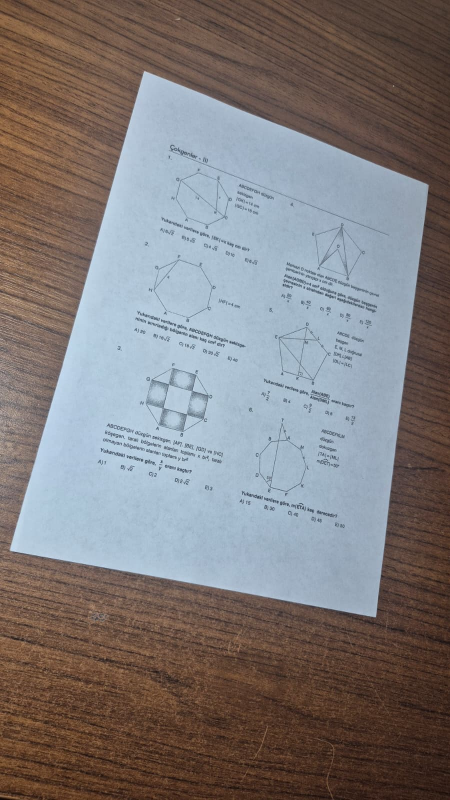
%> input picture test_images/bolum1/55cc095f-9e84-4264-9a98-650a31754dec.jfif, 900 x 1600 px (shown at 1/2 size)
$ octave bolum1_evrak.m   (GNU Octave 9; MATLAB toolbox functions it lacks are replaced by stand-ins)
%> lines starting %> are read from the running program, lines starting %| are printed output that depends on the picture; in (x1, y1, x2, y2) boxes, pixels count from 0 and x2, y2 are one past the last pixel; in counts of white or black regions, pixels touching at a corner belong together; the program's own positions count from 1
% bolum1_evrak.m - Evrak Görüntüsünün İşlenmesi
% Bu script, uygun bir zemin üzerine konulmuş evrakın kenarlarını bulur,
% perspektifini düzeltir ve okunabilirliğini artırır.

% Image paketini yükle
pkg load image;

disp('Lutfen islenecek evrak goruntusunu secin...');
[dosya, yol] = uigetfile({'*.jpg;*.png;*.jpeg;*.jfif', 'Resim Dosyalari'});
%> the answer given: test_images/bolum1/55cc095f-9e84-4264-9a98-650a31754dec.jfif
if isequal(dosya, 0)
    error('Dosya secilmedi! Program sonlandiriliyor.');
end

% Görüntüyü oku
img = imread(fullfile(yol, dosya));
%> img is the input picture: size 1600x900x3 uint8; mean R, G, B 127.1, 122, 122.1
[h, w, ~] = size(img);
%> h = 1600; w = 900

% 1. Gri Seviyeye Dönüştürme ve Maske Oluşturma
gri_orj = rgb2gray(img);
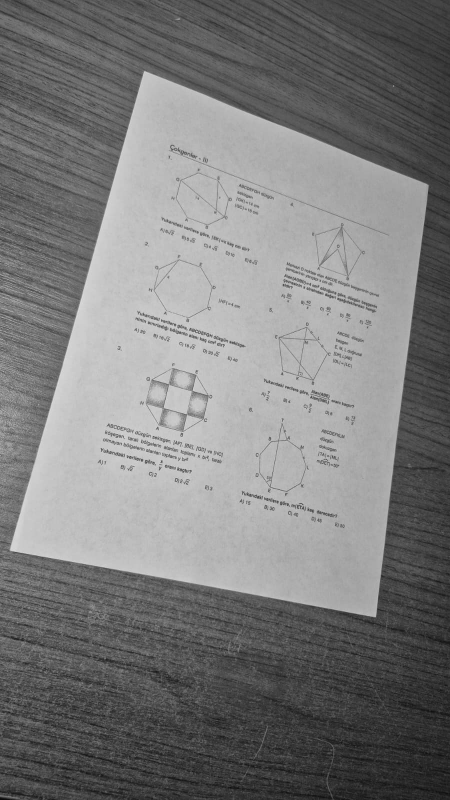
%> gri_orj: size 1600x900 uint8 (shown at 1/2 size); min 7, max 229, mean 123.5
esik_orj = graythresh(gri_orj);
%> esik_orj = 0.51
bw = im2bw(gri_orj, esik_orj);
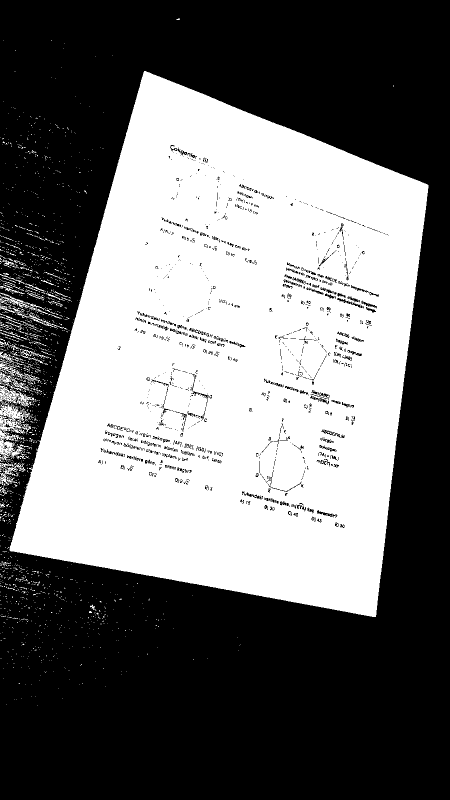
%> bw: size 1600x900 logical (shown at 1/2 size); 43.6% white; 1872 white regions (1789 under 20 px), largest, box (x1, y1, x2, y2) and area: (19, 142, 857, 1234) 611350, (0, 771, 68, 924) 4308, (0, 725, 80, 781) 1098

% 2. Gürültü Temizleme ve En Büyük Alanın Bulunması
bw_temiz = imopen(bw, strel("disk", 5, 0));
%> bw_temiz: size 1600x900 logical; 41.1% white; 16 white regions
[etiketler, num] = bwlabel(bw_temiz);
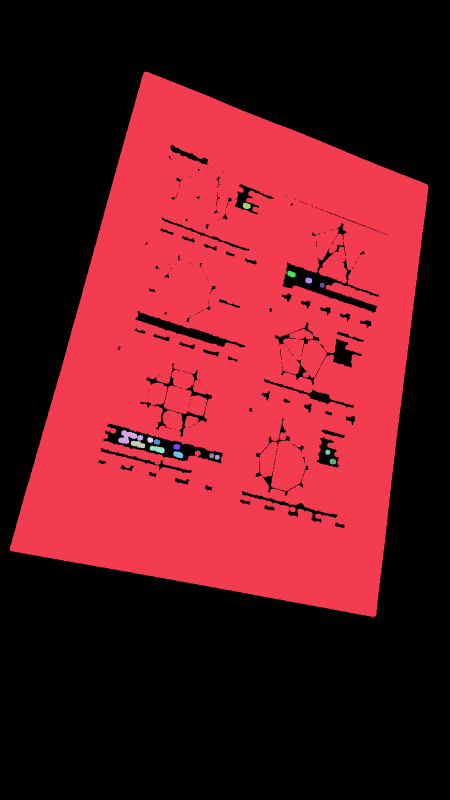
%> etiketler: size 1600x900 double (shown at 1/2 size); 17 distinct labels, from 0 to 16; one colour per label, 0 black
%> num = 16
ozellikler = regionprops(etiketler, 'Area', 'BoundingBox');
%> ozellikler = 16 regions; largest, box (x1, y1, x2, y2) and Area: (19, 143, 857, 1234) 589555, (236, 860, 287, 888) 688, (299, 891, 330, 907) 297, (261, 881, 291, 897) 287, (346, 902, 367, 917) 204
[~, idx] = max([ozellikler.Area]);
%> idx = 1
maske = (etiketler == idx);
%> maske: size 1600x900 logical; 40.9% white; 1 white region, box (x1, y1, x2, y2) and area: (19, 143, 857, 1234) 589555

% 3. Sınır Noktalarının Çıkarılması
sinirlar = bwboundaries(maske);
%> sinirlar = 434 boundaries; largest, box (x1, y1, x2, y2) and points: (19, 143, 857, 1234) 3116, (565, 498, 758, 625) 884, (207, 847, 446, 927) 606, (484, 982, 675, 1045) 508, (271, 622, 491, 695) 464
sinir_noktalari = sinirlar{1};
y_ham = sinir_noktalari(:,1);
%> y_ham = 3116 values, max 1234 at index 2386, min 144 at index 957, mean 733.5
x_ham = sinir_noktalari(:,2);
%> x_ham = 3116 values, max 857 at index 1524, min 20 at index 1, mean 464.3

% 4. Köşe Noktalarının Matematiksel Olarak Sıralanması
% x+y toplami -> min: sol-ust, max: sag-alt
% x-y farki   -> max: sag-ust, min: sol-alt
toplam = x_ham + y_ham;
%> toplam = 3116 values, max 1984 at index 2382, min 434 at index 953, mean 1197.9
fark = x_ham - y_ham;
%> fark = 3116 values, max 485 at index 1519, min -1080 at index 3112, mean -269.2

[~, sol_ust_idx] = min(toplam);
%> sol_ust_idx = 953
[~, sag_alt_idx] = max(toplam);
%> sag_alt_idx = 2382
[~, sag_ust_idx] = max(fark);
%> sag_ust_idx = 1519
[~, sol_alt_idx] = min(fark);
%> sol_alt_idx = 3112

kaynak_noktalar = [
    x_ham(sol_ust_idx), y_ham(sol_ust_idx);
    x_ham(sag_ust_idx), y_ham(sag_ust_idx);
    x_ham(sag_alt_idx), y_ham(sag_alt_idx);
    x_ham(sol_alt_idx), y_ham(sol_alt_idx)
];
%> kaynak_noktalar = [288 146; 854 369; 752 1232; 22 1102]

% Tespit edilen köşeleri görselleştir
figure(1); imshow(img); hold on;
plot(kaynak_noktalar(:,1), kaynak_noktalar(:,2), 'r*', 'MarkerSize', 15, 'LineWidth', 2);
line([kaynak_noktalar(:,1); kaynak_noktalar(1,1)], ...
     [kaynak_noktalar(:,2); kaynak_noktalar(1,2)], ...
     'Color', 'g', 'LineWidth', 2);
title('Otomatik Tespit Edilen Koseler');
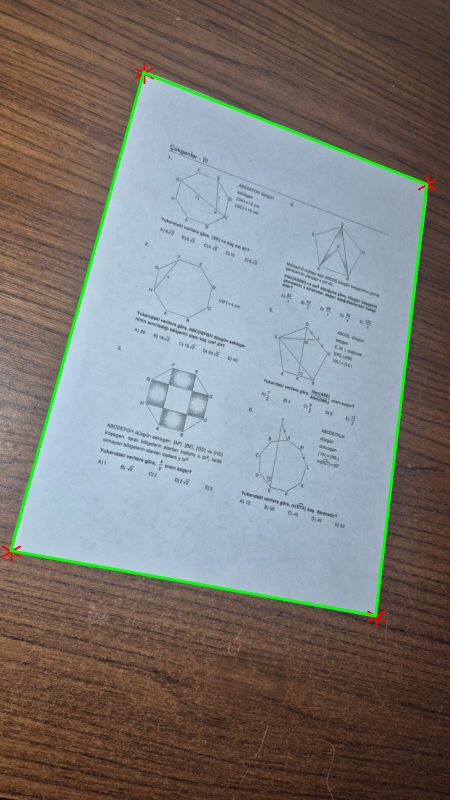
%> figure redrawn from the program's plot data; shown at 1/2 size; its title reads 'Otomatik Tespit Edilen Koseler'
drawnow;

% 5. Perspektif Düzeltme
% Evrakı 500x700 boyutuna oturtuyoruz
hedef_noktalar = [0, 0; 500, 0; 500, 700; 0, 700];
fprintf('Perspektif duzeltiliyor...\n');
T = maketform('projective', kaynak_noktalar, hedef_noktalar);
%> T = {ndims_in 2, ndims_out 2}
duzeltilmis = imtransform(img, T, 'XData', [0 500], 'YData', [0 700]);
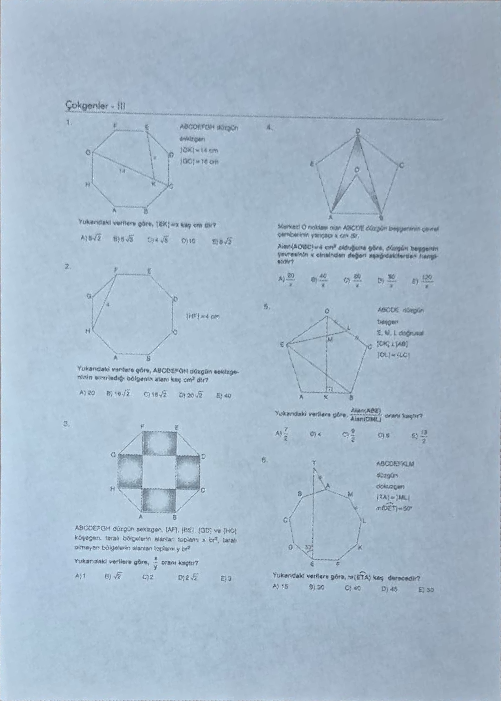
%> duzeltilmis: size 701x501x3 uint8; mean R, G, B 164.7, 183.9, 201.1

% 6. Kontrast ve Gölge İyileştirme (Yerel Aydınlık Tabanlı)
gri_duzeltilmis = rgb2gray(duzeltilmis);
h_filtre = fspecial('average', [51 51]);
yerel_aydinlik = imfilter(gri_duzeltilmis, h_filtre, 'replicate');
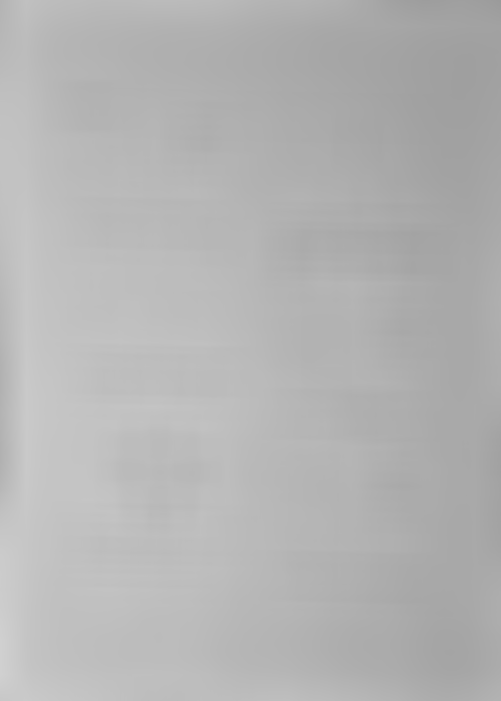
%> yerel_aydinlik: size 701x501 uint8; min 155, max 208, mean 180
% Yerel aydınlıktan biraz daha koyu olanları siyah, diğerlerini beyaz yap
final_bw = gri_duzeltilmis > (yerel_aydinlik * 0.92);
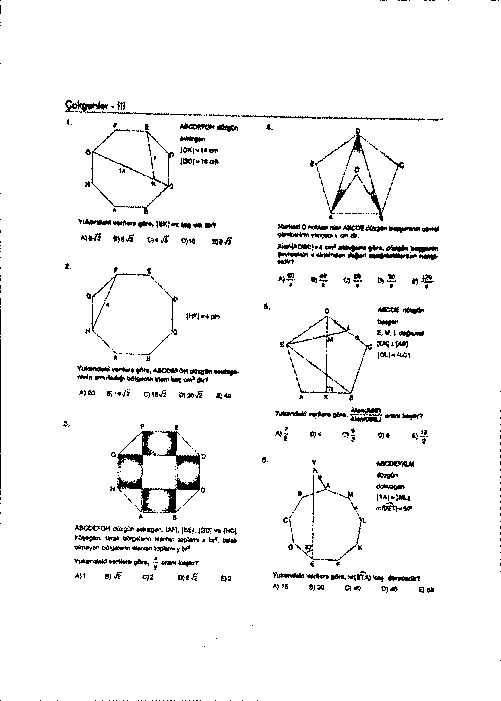
%> final_bw: size 701x501 logical; 95.7% white; black in thin lines or dots

% Sonuçları göster
figure(2);
subplot(1,2,1); imshow(duzeltilmis); title('Perspektif Duzeltildi');
subplot(1,2,2); imshow(final_bw); title('Golgelerden Arindirilmis Form');

fprintf('Bolum 1: Islem Tamamlandi!\n');
